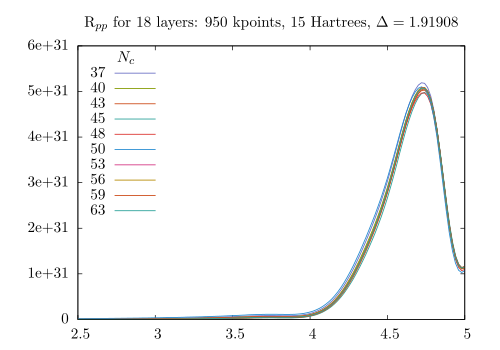

Recreate this plot in gnuplot.
#!/usr/local/Cellar/gnuplot/4.6.3/bin/gnuplot -persist
#
#    
#    	G N U P L O T
#    	Version 4.6 patchlevel 3    last modified 2013-04-12 
#    	Build System: Darwin x86_64
#    
#    	Copyright (C) 1986-1993, 1998, 2004, 2007-2013
#    	Thomas Williams, Colin Kelley and many others
#    
#    	gnuplot home:     http://www.gnuplot.info
#    	faq, bugs, etc:   type "help FAQ"
#    	immediate help:   type "help"  (plot window: hit 'h')
set terminal epslatex   standalone leveldefault color blacktext \
   dashed dashlength 1.0 linewidth 1.0 butt noclip \
   nobackground \
   palfuncparam 2000,0.003 \
   noheader "" 11  fontscale 1.0 
#set terminal pdfcairo
set output '18_conv.tex'
unset clip points
set clip one
unset clip two
set bar 1.000000 front
set border 31 front linetype -1 linewidth 1.000
set timefmt z "%d/%m/%y,%H:%M"
set zdata 
set timefmt y "%d/%m/%y,%H:%M"
set ydata 
set timefmt x "%d/%m/%y,%H:%M"
set xdata 
set timefmt cb "%d/%m/%y,%H:%M"
set timefmt y2 "%d/%m/%y,%H:%M"
set y2data 
set timefmt x2 "%d/%m/%y,%H:%M"
set x2data 
set boxwidth
set style fill  empty border
set style rectangle back fc lt -3 fillstyle   solid 1.00 border lt -1
set style circle radius graph 0.02, first 0, 0 
set style ellipse size graph 0.05, 0.03, first 0 angle 0 units xy
set dummy x,y
set format x "% g"
set format y "% g"
set format x2 "% g"
set format y2 "% g"
set format z "% g"
set format cb "% g"
set format r "% g"
set angles radians
unset grid
set raxis
set key title "$N_{c}$"
set key inside left top vertical Right noreverse enhanced autotitles nobox
set key noinvert samplen 4 spacing 1 width 0 height 0 
set key maxcolumns 0 maxrows 0
set key noopaque
unset label
unset arrow
set style increment default
unset style line
set style line 1  linetype 1 linecolor rgb "#6c71c4"  linewidth 2.500
set style line 2  linetype 1 linecolor rgb "#859900"  linewidth 2.500
set style line 3  linetype 1 linecolor rgb "#cb4b16"  linewidth 2.500
set style line 4  linetype 1 linecolor rgb "#2aa198"  linewidth 2.500
set style line 5  linetype 1 linecolor rgb "#dc322f"  linewidth 2.500
set style line 6  linetype 1 linecolor rgb "#268bd2"  linewidth 2.500
set style line 7  linetype 1 linecolor rgb "#d33682"  linewidth 2.500
set style line 8  linetype 1 linecolor rgb "#b58900"  linewidth 2.500
unset style arrow
set style histogram clustered gap 2 title  offset character 0, 0, 0
unset logscale
set offsets 0, 0, 0, 0
set pointsize 1
set pointintervalbox 1
set encoding default
unset polar
unset parametric
unset decimalsign
set view 60, 30, 1, 1
set samples 100, 100
set isosamples 10, 10
set surface
unset contour
set clabel '%8.3g'
set mapping cartesian
set datafile separator whitespace
unset hidden3d
set cntrparam order 4
set cntrparam linear
set cntrparam levels auto 5
set cntrparam points 5
set size ratio 0 1,1
set origin 0,0
set style data points
set style function lines
set xzeroaxis linetype -2 linewidth 1.000
set yzeroaxis linetype -2 linewidth 1.000
set zzeroaxis linetype -2 linewidth 1.000
set x2zeroaxis linetype -2 linewidth 1.000
set y2zeroaxis linetype -2 linewidth 1.000
set ticslevel 0.5
set mxtics default
set mytics default
set mztics default
set mx2tics default
set my2tics default
set mcbtics default
set xtics border in scale 1,0.5 mirror norotate  offset character 0, 0, 0 autojustify
set xtics autofreq  norangelimit
set ytics border in scale 1,0.5 mirror norotate  offset character 0, 0, 0 autojustify
set ytics autofreq  norangelimit
set ztics border in scale 1,0.5 nomirror norotate  offset character 0, 0, 0 autojustify
set ztics autofreq  norangelimit
set nox2tics
set noy2tics
set cbtics border in scale 1,0.5 mirror norotate  offset character 0, 0, 0 autojustify
set cbtics autofreq  norangelimit
set rtics axis in scale 1,0.5 nomirror norotate  offset character 0, 0, 0 autojustify
set rtics autofreq  norangelimit
set title "R$_{pp}$ for 18 layers: 950 kpoints, 15 Hartrees, $\\Delta = 1.91908$" 
set title  offset character 0, 0, 0 font "" norotate
set timestamp bottom 
set timestamp "" 
set timestamp  offset character 0, 0, 0 font "" norotate
set rrange [ * : * ] noreverse nowriteback
set trange [ * : * ] noreverse nowriteback
set urange [ * : * ] noreverse nowriteback
set vrange [ * : * ] noreverse nowriteback
set xlabel "" 
set xlabel  offset character 0, 0, 0 font "" textcolor lt -1 norotate
set x2label "" 
set x2label  offset character 0, 0, 0 font "" textcolor lt -1 norotate
set xrange [ * : * ] noreverse nowriteback
set x2range [ * : * ] noreverse nowriteback
set ylabel "" 
set ylabel  offset character 0, 0, 0 font "" textcolor lt -1 rotate by -270
set y2label "" 
set y2label  offset character 0, 0, 0 font "" textcolor lt -1 rotate by -270
set yrange [ * : * ] noreverse nowriteback
set y2range [ * : * ] noreverse nowriteback
set zlabel "" 
set zlabel  offset character 0, 0, 0 font "" textcolor lt -1 norotate
set zrange [ * : * ] noreverse nowriteback
set cblabel "" 
set cblabel  offset character 0, 0, 0 font "" textcolor lt -1 rotate by -270
set cbrange [ * : * ] noreverse nowriteback
set zero 1e-08
set lmargin  -1
set bmargin  -1
set rmargin  -1
set tmargin  -1
set locale "C"
set pm3d explicit at s
set pm3d scansautomatic
set pm3d interpolate 1,1 flush begin noftriangles nohidden3d corners2color mean
set palette positive nops_allcF maxcolors 0 gamma 1.5 color model RGB 
set palette rgbformulae 7, 5, 15
set colorbox default
set colorbox vertical origin screen 0.9, 0.2, 0 size screen 0.05, 0.6, 0 front bdefault
set style boxplot candles range  1.50 outliers pt 7 separation 1 labels auto unsorted
set loadpath 
set fontpath 
set psdir
set fit noerrorvariables
GNUTERM = "wxt"
p [2.5:5] "/Users/sma/dev/nrc/results/18_Rpp_k0950_e15_37" u (2*$1):2 title "37" w l ls 1,\
"/Users/sma/dev/nrc/results/18_Rpp_k0950_e15_40" u (2*$1):2 title "40" w l ls 2,\
"/Users/sma/dev/nrc/results/18_Rpp_k0950_e15_43" u (2*$1):2 title "43" w l ls 3,\
"/Users/sma/dev/nrc/results/18_Rpp_k0950_e15_45" u (2*$1):2 title "45" w l ls 4,\
"/Users/sma/dev/nrc/results/18_Rpp_k0950_e15_48" u (2*$1):2 title "48" w l ls 5,\
"/Users/sma/dev/nrc/results/18_Rpp_k0950_e15_50" u (2*$1):2 title "50" w l ls 6,\
"/Users/sma/dev/nrc/results/18_Rpp_k0950_e15_53" u (2*$1):2 title "53" w l ls 7,\
"/Users/sma/dev/nrc/results/18_Rpp_k0950_e15_56" u (2*$1):2 title "56" w l ls 8,\
"/Users/sma/dev/nrc/results/18_Rpp_k0950_e15_59" u (2*$1):2 title "59" w l ls 3,\
"/Users/sma/dev/nrc/results/18_Rpp_k0950_e15_63" u (2*$1):2 title "63" w l ls 4,\
#    EOF
